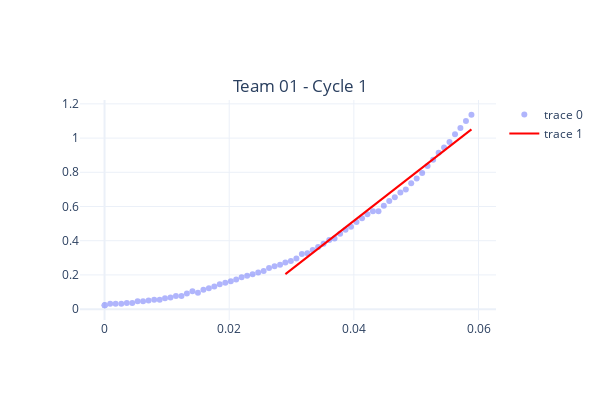
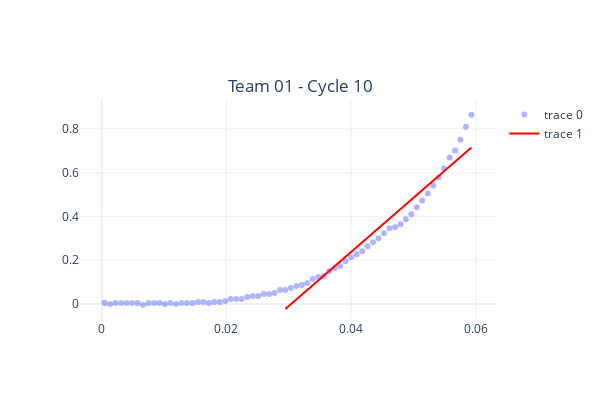
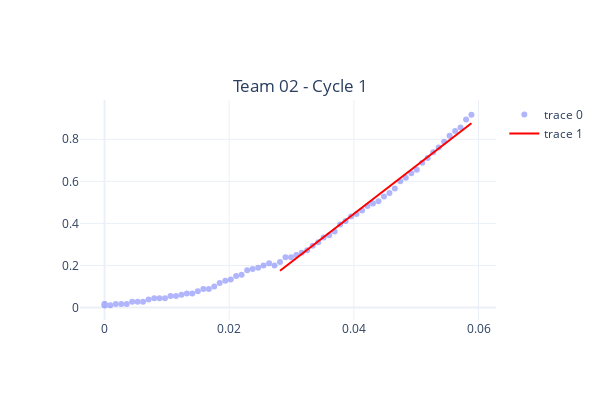
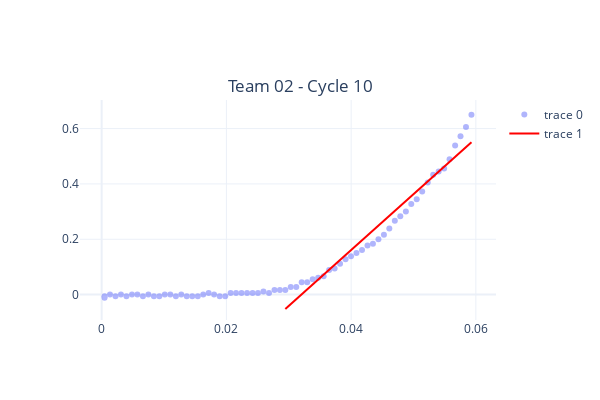

These figures' notebook cell, in order:
### Code cell
# Loop through teams
# Loop through cycles (1 and 10)
for team in data.team.unique():
    for cycle in [1, 10]:
        I = (data.team == team) & (data.cycle == cycle) & (data.stage == 'loading')

        _data = data.loc[I, ['strain', 'stress']].copy()

        lin_strain, lin_stress, E, r2 = tools.find_linear_region(_data, cutoff=0.5)
        
        fig = tools.plot_fit_stress_strain(_data, lin_stress, lin_strain)
        fig.update_layout(
            width=600, 
            height=400,
            title=f"Team {team} - Cycle {cycle}",
            title_x=0.5,
            title_y=0.8,
            template='plotly_white',
        );
        fig.show()
